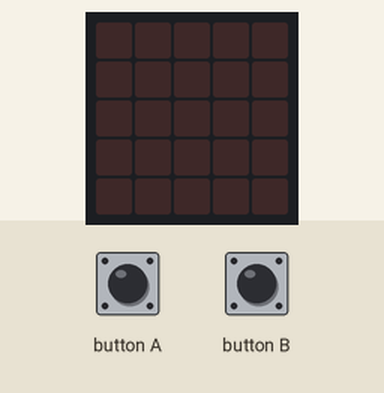
This program was run on a simulated BBC micro:bit running MicroPython. On the bench: the board's 5×5 LED display. The test bench sets the inputs (shaded band).

Above: at 1.2 s.
1.3 s: button A pressed for 0.15 s
4.3 s: button B pressed for 0.15 s
At 4.35 s:
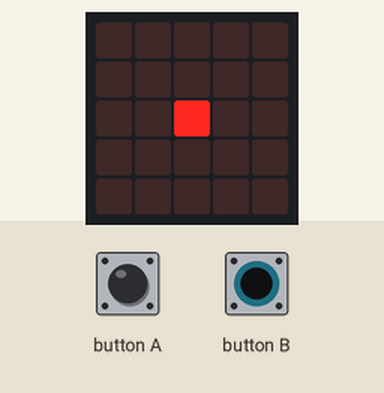
7.3 s: button B pressed for 1 s
At 7.56 s:
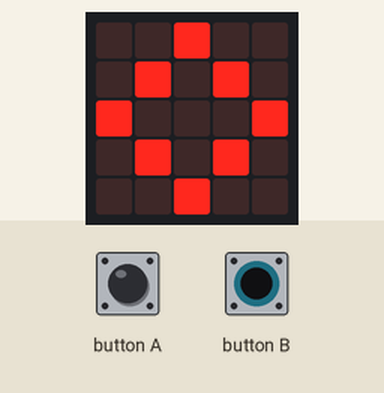
10.3 s: button B pressed for 3.2 s
At 10.68 s:
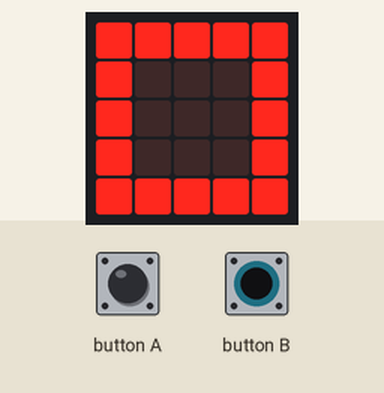

Measured:
- after the input at 4.3 s, the display: changes at once (image 1)
- after the input at 7.3 s, the display: first changes at once (image 2 shows a later state)
- after the input at 10.3 s, the display: first changes at once (image 3 shows a later state)

The program:

07_animaatio.py
```python
# 07_animaatio.py
from microbit import *
risti = Image("00000:""00900:""09090:""00900:""00000")
salmiakki = Image("00900:""09090:""90009:""09090:""00900")
nelio = Image("99999:""90009:""90009:""90009:""99999")
while True:
    if button_a.was_pressed():
        kirkkaus = 1
        for x in range(0, 5):
            display.set_pixel(x, 2, kirkkaus)
            sleep(50)
            display.set_pixel(x, 2, 0)
            kirkkaus = kirkkaus + 2
    if button_b.was_pressed():
        for i in range(0, 5):
            display.set_pixel(2, 2, 9)
            sleep(100)
            display.show(risti)
            sleep(100)
            display.show(salmiakki)
            sleep(100)
            display.show(nelio)
            sleep(100)
            display.show(salmiakki)
            sleep(100)
            display.show(risti)
            sleep(100)
            display.clear()
```
